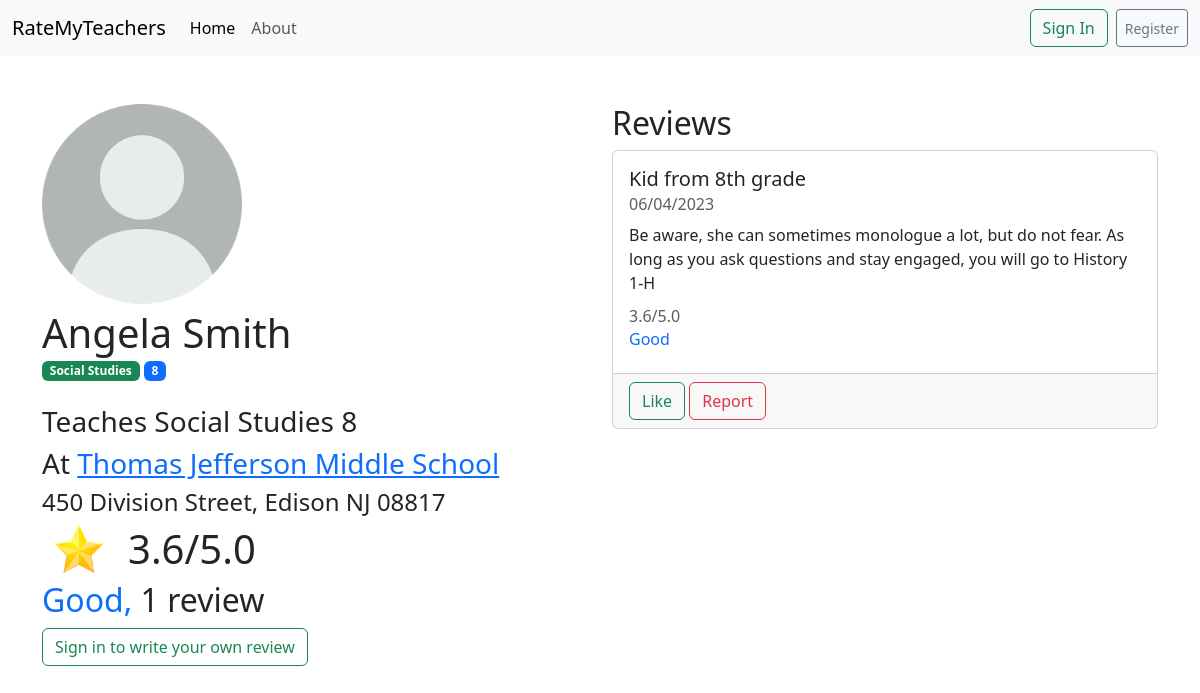
Page /info/teacher/3 on the committed database.
### school_teachers/models.py (models this page shows, shortened)
class Teacher(models.Model):
    name = models.CharField(max_length=200)
    teaching = models.CharField(max_length=200, blank=True)
    classes = models.JSONField(blank=True, default=list)
    grades = models.JSONField(blank=True, default=list)
    school = models.ForeignKey(School, on_delete=models.CASCADE)
    overall_rating = models.FloatField(blank=True, default=5.0)
    comments = models.JSONField(blank=True, default=list)

class School(models.Model):
    name = models.CharField(max_length=200)
    teachers = models.ManyToManyField('Teacher', blank=True, related_name='teachers')
    year_founded = models.IntegerField(blank=True)
    address = models.CharField(max_length=400, blank=True)
    principal = models.CharField(max_length=200, blank=True)

### school_teachers/views.py (the view)
# urls.py: path("teacher/<int:teacher_id>", views.teacher_info, name="register"),
def teacher_info(request, teacher_id):
    if request.method == "POST":
        form = ReviewForm(request.POST)
        try:
            teacher = Teacher.objects.get(id=teacher_id)
            teacher.comments.append({
                "student": f"{request.user.first_name} {request.user.last_name}",
                "date": datetime.now().strftime("%m/%d/%Y"),
                "review": form.data.get("review"),
                "rating": float(form.data.get("rating"))
            })
            teacher.overall_rating = sum([x["rating"] for x in teacher.comments]) / len(teacher.comments)
            teacher.save()
            return redirect(f"/info/teacher/{teacher_id}")
        except Teacher.DoesNotExist:
            return render(request, "base/404.html", status=404)
    else:
        form = ReviewForm()
        try:
            teacher = Teacher.objects.get(id=teacher_id)
        except Teacher.DoesNotExist:
            return render(request, "base/404.html", status=404)
        context = {
            "teacher": teacher.name,
            "teaching": teacher.teaching if teacher.teaching else "N/A",
            "school": teacher.school.name,
            "school_id": teacher.school.id,
            "school_address": teacher.school.address,
            "overall_rating": round(teacher.overall_rating, 1),
            "comments": teacher.comments,
            "classes": teacher.classes,
            "grades": teacher.grades,
            "how_many_comments": len(teacher.comments),
            "form": form if request.user.is_authenticated else None
        }
    return render(request, "school_teachers/teacher_info.html", context=context)

### templates/school_teachers/teacher_info.html
{% extends "base/base.html" %}
{% load crispy_forms_tags %}
{% block content %}
    <br><br>
    <div class="container text-left">
        <div class="row">
            <div class="col">
                <img src="/static/default.png" alt="default profile picture" width="200px">
                <h1 style="margin: 5px 0 0;">{{ teacher }}</h1>
                {% for class in classes %}
                    <span class="badge text-bg-success" style="">{{ class }}</span>
                {% endfor %}
                {% for grade in grades %}
                    <span class="badge text-bg-primary" style="">{{ grade }}</span>
                {% endfor %}
                <br>
                <br>
                <h3>Teaches {{ teaching }}</h3>
                <h3>At <a href="/info/school/{{ school_id }}">{{ school }}</a></h3>
                <h4>{{ school_address }}</h4>
                <div style="display: inline-block">
                    <div class="container text-center">
                        <div class="row">
                            <div class="col">
                                <img src="/static/favicon.png" width="50px" alt="star">
                            </div>
                            <div class="col">
                                <h1>{{ overall_rating }}/5.0</h1>
                            </div>
                        </div>
                    </div>
                </div>
                <h2>
                    {% if overall_rating > 4.0 %}
                        <span class="text-success">Excellent,</span>
                    {% elif overall_rating > 3.0 %}
                        <span class="text-primary">Good,</span>
                    {% elif overall_rating > 2.0 %}
                        <span class="text-warning">Average,</span>
                    {% else %}
                        <span class="text-danger">Poor,</span>
                    {% endif %}
                    {% if how_many_comments == 0 %}
                        <span class="text-danger">0 reviews.</span>
                    {% else %}
                        {{ how_many_comments }} {% if how_many_comments == 1 %} review {% else %} reviews {% endif %}
                    {% endif %}
                </h2>
                {% if user.is_authenticated %}
                    <button type="button" class="btn btn-outline-success" data-bs-toggle="modal"
                            data-bs-target="#exampleModal">Write your own review
                    </button>
                    <div class="modal fade" id="exampleModal" tabindex="-1" aria-labelledby="exampleModalLabel"
                         aria-hidden="true">
                        <div class="modal-dialog">
                            <div class="modal-content">
                                <form method="post">
                                    <div class="modal-header">
                                        <h1 class="modal-title fs-5" id="exampleModalLabel">Submit your review</h1>
                                        <button type="button" class="btn-close" data-bs-dismiss="modal"
                                                aria-label="Close"></button>
                                    </div>
                                    <div class="modal-body">
                                        <p>
                                            When writing your review, keep the following points in mind:
                                        <ul>
                                            <li><b>Do not harass or attempt to hate on any teachers.</b> This review
                                                is meant for future students to understand their teachers, not to hate
                                                on teachers.
                                            </li>
                                            <li><b>Do not go off-topic.</b> This is not your group chat for you
                                                and your friends to talk with each other. Please refrain from doing so.
                                            </li>
                                            <li><b>Do not use profanity.</b> This is a school website, and we do not
                                                want to see any profanity.
                                            </li>
                                            <li><b>Do not use this as a way to get back at teachers.</b> This is
                                                meant for future students to understand their teachers, not to get back
                                                at teachers.
                                            </li>
                                            <li><b>Be honest.</b> Don't try to fool other students or be unhelpful.
                                                The goal is to help one another.
                                            </li>
                                        </ul>
                                        Remember, all reviews are moderated. If you do not follow these rules,
                                        your review will be deleted and you may be banned from using this
                                        website.
                                        <br>
                                        Talk about some of your teacher's quirks, pros, cons, etc.
                                        </p>
                                        {% csrf_token %}
                                        {{ form|crispy }}
                                    </div>
                                    <div class="modal-footer">
                                        <button type="button" class="btn btn-secondary" data-bs-dismiss="modal">Close
                                        </button>
                                        <button type="submit" class="btn btn-primary">Save changes</button>
                                    </div>
                                </form>
                            </div>
                        </div>
                    </div>
                {% else %}
                    <button type="button" class="btn btn-outline-success"
                            onclick="document.location.href = '/accounts/login'">
                        Sign in to write your own review
                    </button>
                {% endif %}
            </div>
            <div class="col">
                <h2>Reviews</h2>
                {% for comment in comments %}
                    <div class="card">
                        <div class="card-body">
                            <h5 class="card-title">{{ comment.student }}</h5>
                            <h6 class="card-subtitle mb-2 text-muted">{{ comment.date }}</h6>
                            <p class="card-text">{{ comment.review }}</p>
                            <h6 class="card-subtitle mb-2 text-muted">{{ comment.rating }}/5.0</h6>
                            <h6 class="card-subtitle mb-2 text-muted">
                                {% if comment.rating > 4.0 %}
                                    <span class="text-success">Excellent</span>
                                {% elif comment.rating > 3.0 %}
                                    <span class="text-primary">Good</span>
                                {% elif comment.rating > 2.0 %}
                                    <span class="text-warning">Average</span>
                                {% else %}
                                    <span class="text-danger">Poor</span>
                                {% endif %}
                            </h6>
                        </div>
                        <div class="card-footer text-body-secondary">
                            <button class="btn btn-outline-success" onclick="alert('Not Implemented')">Like</button>
                            <button class="btn btn-outline-danger" onclick="alert('Not Implemented')">Report</button>
                        </div>
                    </div>
                    <br>
                {% endfor %}
            </div>
        </div>
    </div>
{% endblock %}

### rows in the picture
Teacher: name "Angela Smith", teaching "Social Studies 8"
School: name "Thomas Jefferson Middle School", address "450 Division Street, Edison NJ 08817"

### other values in the picture
{{ class }} "Social Studies"
{{ grade }} "8"
{{ overall_rating }} "3.6"
{{ how_many_comments }} "1"
{{ comment.student }} "Kid from 8th grade"
{{ comment.date }} "06/04/2023"
{{ comment.review }} "Be aware, she can sometimes monologue a lot, but do not fear. As long as you ask questions and stay engaged, you will go to History 1-H"
{{ comment.rating }} "3.6"
